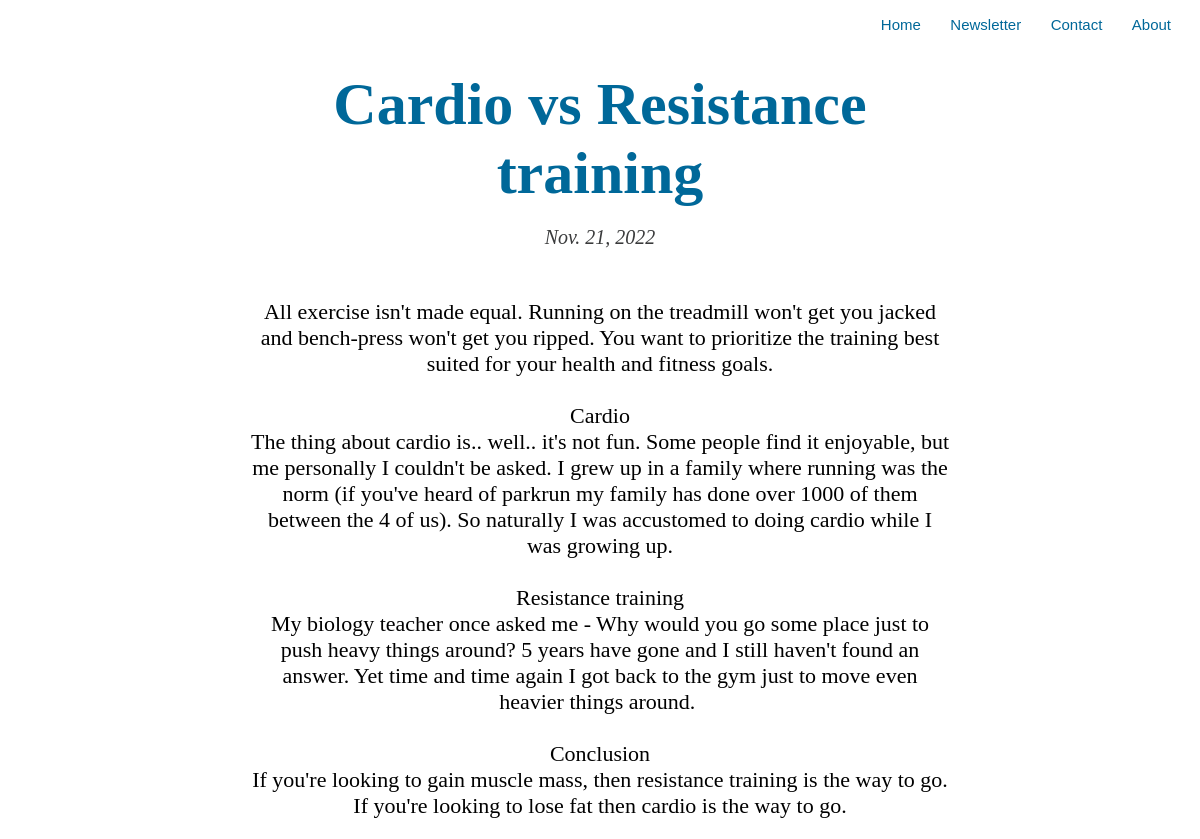
The page /post6 on the database its author committed.
### app/models.py (models this page shows, shortened)
class Post(models.Model):
    title = models.CharField(max_length=300)
    url = models.URLField(blank=True)
    content = models.CharField(max_length=100000)
    time = models.DateField(auto_now_add=True)

### app/views.py (the view)
# urls.py: path('post<int:id>', views.post, name="post"),
def post(request, id):
    post = Post.objects.get(pk=id)
    return render(request, "app/post.html", {
        "post" : post
    })

### app/templates/app/post.html
{% extends 'app/layout.html' %}
{% block body %}
    <div class="post-page">
        <h1 id="title">{{ post.title }}</h1>
        <p id="time">{{ post.time }}</p>
        <p id="content">{{ post.content }}</p>
    </div>
{% endblock %}

### app/templates/app/layout.html (shortened to what this page needs)
{% load static %}
<!DOCTYPE html>
<html lang="en">
    <head>
        <link href="{% static 'app/styles.css' %}" rel="stylesheet">
    </head>
    <body>
        <nav>
            <ul>
                <li><a href="{% url 'index' %}">Home</a></li>
                <li><a href="{% url 'newsletter' %}">Newsletter</a></li>
                <li><a href="{% url 'contact' %}">Contact</a></li>
                <li><a href="{% url 'about' %}">About</a></li>
            </ul>
        </nav>
        {% block body %}
        {% endblock %}
    </body>
</html>

### app/static/app/styles.css (style rules this page uses)
* { margin: 0; padding: 0; box-sizing: border-box; }
nav { display: flex; justify-content: flex-end; align-items: center; width: 100%; height: 50px; font-family: Tahoma, sans-serif; padding: 0 20px; }
nav ul li { list-style: none; display: inline-block; margin-left: 16px; margin-right: 9px; font-size: 15px; }
nav a { text-decoration: none; color: #006899; }
.post-page { margin: 20px auto; text-align: center; width: 95; max-width: 700px; }
#title { font-size: 60px; color: #006899; margin-bottom: 18px; }
#time { font-style: italic; color: #3a3b3c; font-size: 20px; margin-bottom: 50px; }
#content { white-space: pre-wrap; font-size: 22px; width: 100%; }

### rows shown on the page
Post: title "Cardio vs Resistance training", time "Nov. 21, 2022", content "All exercise isn't made equal. Running on the treadmill won't get you jacked and bench-press won't get you ripped. You want to prioritize the training best suited for your health and fitness goals. Cardio The thing about cardio is.. well.. it's not fun. Some people find it enjoyable, but me personally I couldn't be asked. I grew up in a family where running was the norm (if you've heard of parkrun my family has done over 1000 of them between the 4 of us). So naturally I was accustomed to doing cardio while I was growing up. Resistance training My biology teacher once asked me - Why would you go some place just to push heavy things around? 5 years have gone and I still haven't found an…"
